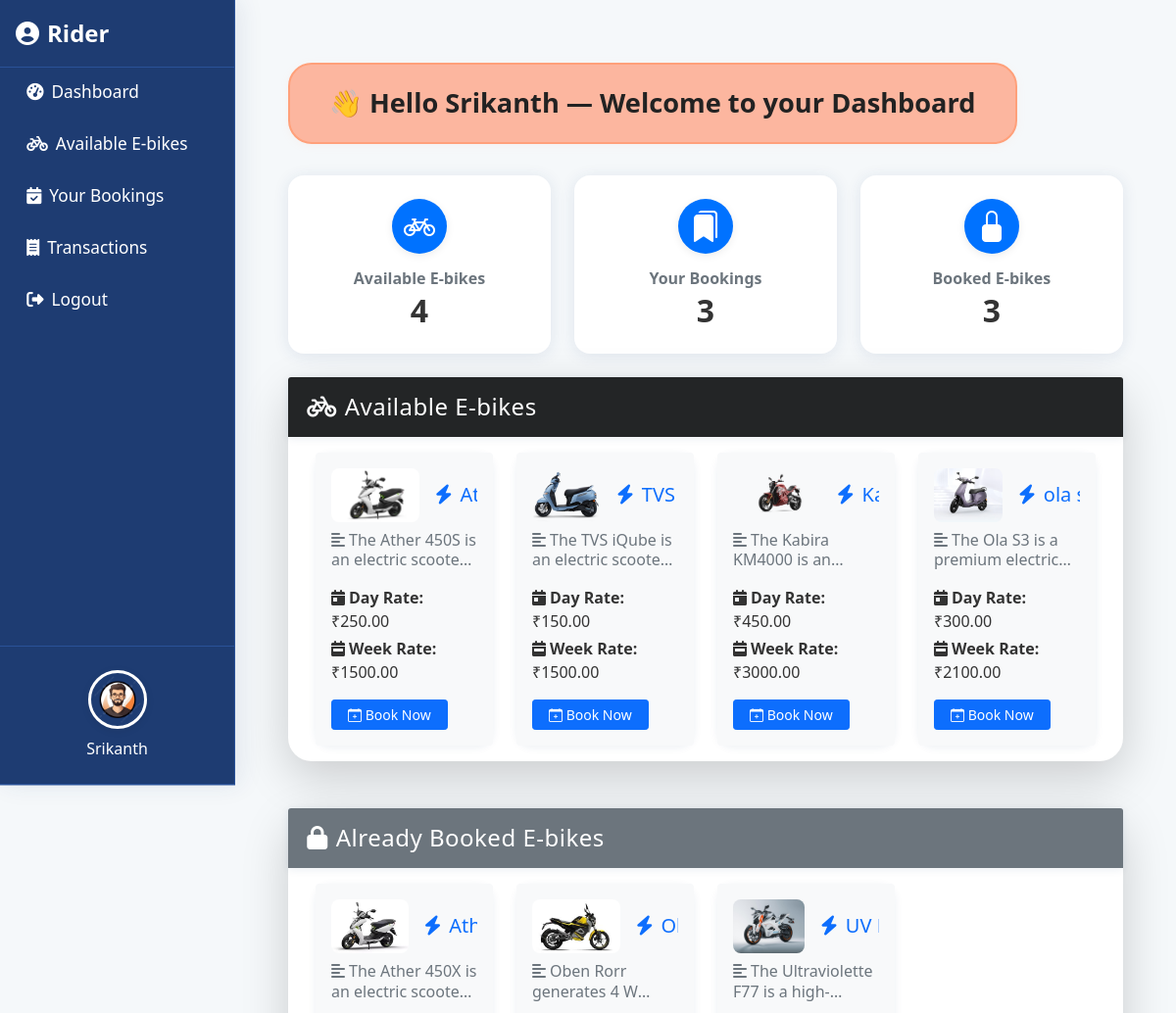
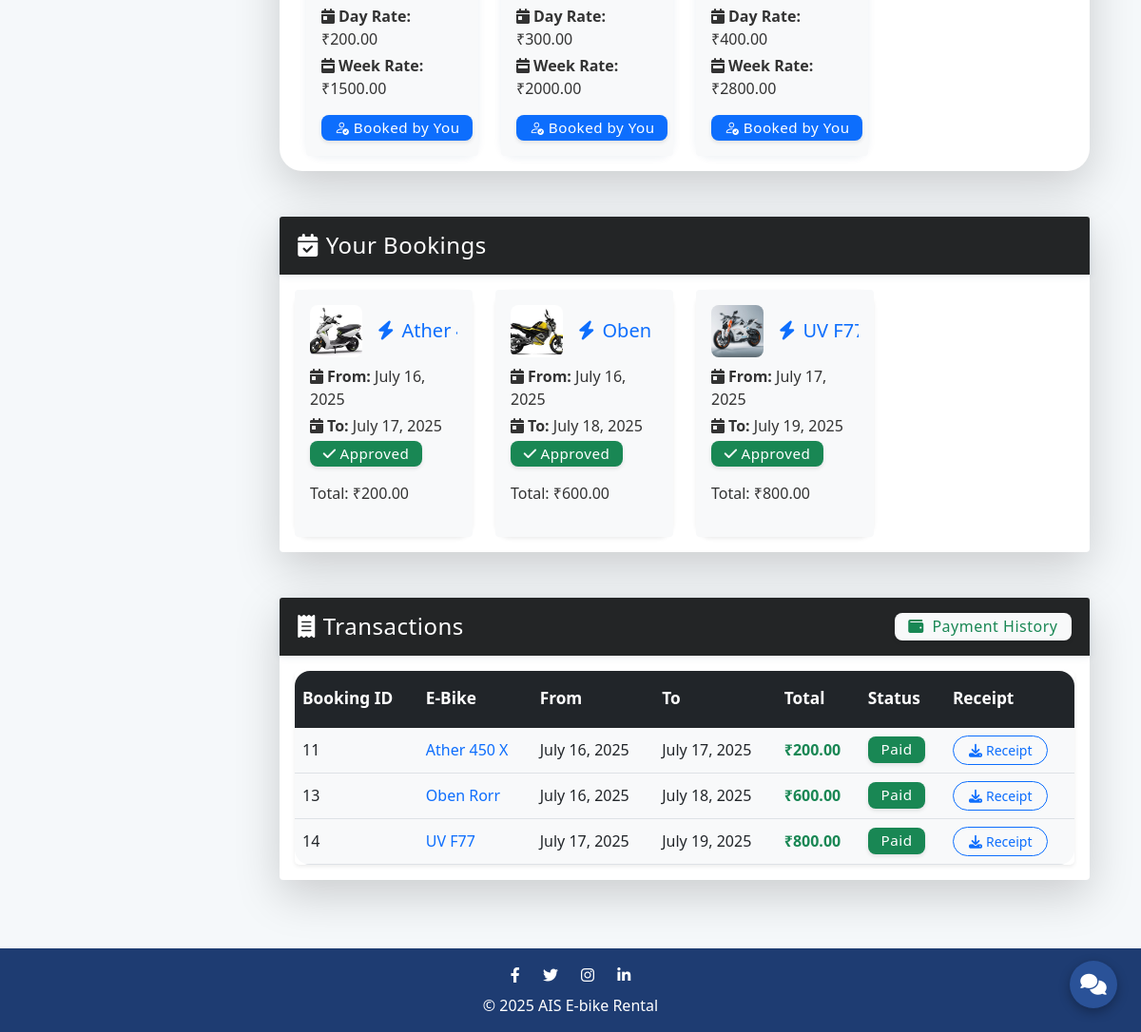
Before: /riders/dashboard/ (signed in) with the older database file (2 pictures, top to bottom).
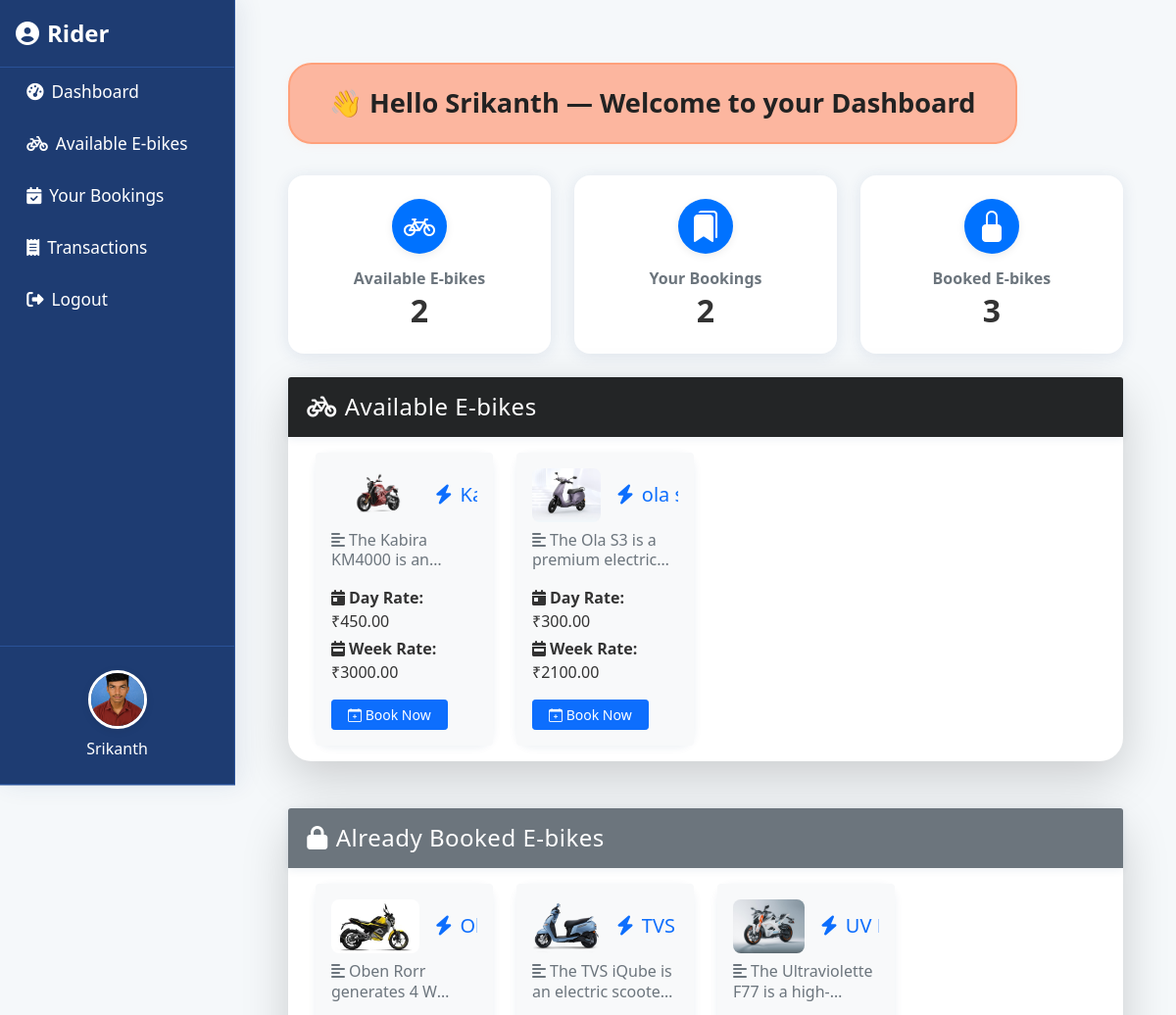
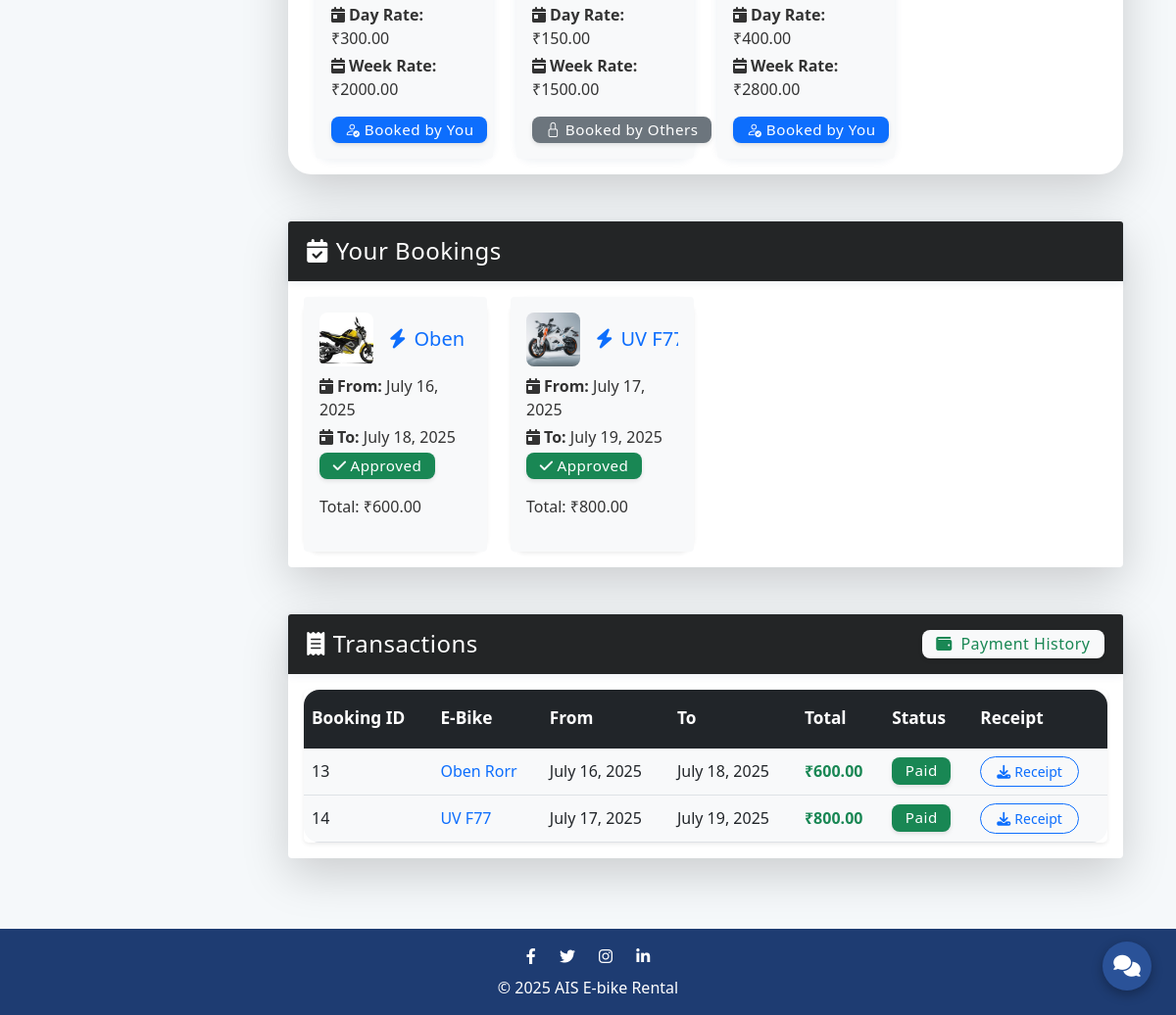
After: the same page with the newer database file (2 pictures, top to bottom).
### core/models.py (models this page shows)
class User(AbstractUser):
    is_rider = models.BooleanField(default=False)
    is_vehicle_provider = models.BooleanField(default=False)
    mobile_number = models.CharField(max_length=15)
    profile_image = models.ImageField(upload_to='profile_images/', blank=True, null=True)
    is_verified_provider = models.BooleanField(default=False, help_text="Admin verification status for vehicle providers")
    verification_notes = models.TextField(blank=True, null=True, help_text="Admin notes about verification")

class EBike(models.Model):
    name = models.CharField(max_length=100)
    description = models.TextField()
    price_per_day = models.DecimalField(max_digits=6, decimal_places=2)
    price_per_week = models.DecimalField(max_digits=6, decimal_places=2)
    image = models.ImageField(upload_to='ebikes/')
    provider = models.ForeignKey(User, on_delete=models.CASCADE, related_name='ebikes')
    is_available = models.BooleanField(default=True)

class Booking(models.Model):
    rider = models.ForeignKey(User, on_delete=models.CASCADE, related_name='bookings')
    ebike = models.ForeignKey(EBike, on_delete=models.CASCADE, related_name='bookings')
    start_date = models.DateField()
    end_date = models.DateField()
    total_price = models.DecimalField(max_digits=8, decimal_places=2)
    is_approved = models.BooleanField(default=False)
    is_paid = models.BooleanField(default=False)

### riders/views.py (the view)
# urls.py: path('dashboard/', views.rider_dashboard, name='rider_dashboard'),
def rider_dashboard(request):
    bookings = Booking.objects.filter(rider=request.user)  # Get bookings for the current rider
    all_booked_ebikes = EBike.objects.filter(bookings__is_approved=True).distinct()
    available_ebikes = EBike.objects.filter(is_available=True).exclude(id__in=all_booked_ebikes.values_list('id', flat=True))
    user_booked_ids = list(bookings.values_list('ebike_id', flat=True))
    unread_notification_count = Notification.objects.filter(recipient=request.user, is_read=False).count()
    notifications = Notification.objects.filter(recipient=request.user).order_by('-created_at')[:10]
    return render(request, 'riders/dashboard.html', {
        'bookings': bookings,
        'already_booked_ebikes': all_booked_ebikes,
        'user_booked_ids': user_booked_ids,
        'available_ebikes': available_ebikes,
        'unread_notification_count': unread_notification_count,
        'notifications': notifications,
    })

### core/context_processors.py (called while the page is built)
def unread_notification_count(request):
    try:
        Notification = apps.get_model('core', 'Notification')
        public_count = Notification.objects.filter(is_public=True).count()
        if request.user.is_authenticated:
            user_count = Notification.objects.filter(recipient=request.user, is_read=False).count()
            count = public_count + user_count
        else:
            count = public_count
    except Exception:
        count = 0
    return {'unread_notification_count': count}

### templates/riders/dashboard.html (shortened to what the changed rows need)
{% extends 'core/base.html' %}
{% block content %}
<div id="sidebar" class="sidebar bg-dark text-white">
  <div class="sidebar-profile text-center mt-auto mb-4 px-3">
    <img src="{% if request.user.profile_image %}{{ request.user.profile_image.url }}{% else %}https://api.dicebear.com/7.x/avataaars/svg?seed={{ request.user.username }}{% endif %}"
         alt="Profile" class="rounded-circle mb-2" style="width:60px; height:60px; object-fit:cover; cursor:pointer;" data-bs-toggle="modal" data-bs-target="#profileEditModal">
    <div class="fw-semibold">{{ request.user.username }}</div>
  </div>
</div>
<div class="main-content-with-sidebar">
  <div class="container-xxl py-4">
    <div class="text-center welcome-banner" id="dashboard-section">
      👋 Hello {{ request.user.username }} — Welcome to your Dashboard
    </div>
    <div class="row g-4 mb-4">
      <div class="col-md-4 col-12">
        <div class="card summary-card h-100 border-0 text-center">
          <div class="card-body py-4 d-flex flex-column align-items-center justify-content-center">
            <div class="icon-circle mb-3"><i class="bi bi-bicycle"></i></div>
            <h6 class="fw-bold text-secondary mb-1">Available E-bikes</h6>
            <h2 class="fw-bold mb-0">{{ available_ebikes|length }}</h2>
          </div>
        </div>
      </div>
      <div class="col-md-4 col-12">
        <div class="card summary-card h-100 border-0 text-center">
          <div class="card-body py-4 d-flex flex-column align-items-center justify-content-center">
            <div class="icon-circle mb-3"><i class="bi bi-bookmarks-fill"></i></div>
            <h6 class="fw-bold text-secondary mb-1">Your Bookings</h6>
            <h2 class="fw-bold mb-0">{{ bookings|length }}</h2>
          </div>
        </div>
      </div>
      <div class="col-md-4 col-12">
        <div class="card summary-card h-100 border-0 text-center">
          <div class="card-body py-4 d-flex flex-column align-items-center justify-content-center">
            <h2 class="fw-bold mb-0">{{ already_booked_ebikes|length }}</h2>
          </div>
        </div>
      </div>
    </div>
    <div class="row g-4 w-100 mx-0" id="ebikes-section">
      <div class="card shadow-lg border-0 w-100 px-0" style="border-radius: 1.5rem;">
          <div class="card-body overflow-auto" style="max-height: 60vh">
            <div class="row g-4 w-100 mx-0">
              {% for ebike in available_ebikes %}
                <div class="col-lg-3 col-md-4 col-sm-6 col-12">
                  <div class="card ebike-card border-0 h-100 animated-card">
                    <div class="card-body bg-light rounded">
                      <div class="d-flex align-items-center mb-2">
                        {% if ebike.image %}
                          <img src="{{ ebike.image.url }}" alt="E-bike" style="width: 90px; height: 55px; object-fit: cover; border-radius: 8px;" class="me-3" />
                        {% else %}
                          <img src="https://api.dicebear.com/7.x/icons/svg?seed={{ ebike.name }}" alt="E-bike" style="width: 90px; height: 55px; object-fit: cover; border-radius: 8px;" class="me-3" />
                        {% endif %}
                        <h5 class="card-title text-primary mb-0 bike-name-short" title="{{ ebike.name }}"><i class="fas fa-bolt me-2"></i>{{ ebike.name }}</h5>
                      </div>
                      <p class="card-text text-muted bike-desc-short"><i class="fas fa-align-left me-1"></i>{{ ebike.description|truncatewords:15 }}</p>
                      <p class="card-text mb-1"><i class="fas fa-calendar-day me-1"></i><strong>Day Rate:</strong> ₹{{ ebike.price_per_day }}</p>
                      <p class="card-text mb-2"><i class="fas fa-calendar-week me-1"></i><strong>Week Rate:</strong> ₹{{ ebike.price_per_week }}</p>
                      <a href="{% url 'book_ebike' ebike.id %}" class="btn btn-primary btn-sm mt-2 px-3 fw-semibold" data-bs-toggle="tooltip" title="Book Now"><i class="bi bi-calendar-plus"></i> Book Now</a>
                    </div>
                  </div>
                </div>
              {% empty %}
                <div class="col-12 text-center text-muted">No e-bikes available at the moment.</div>
              {% endfor %}
            </div>
          </div>
        </div>
    </div>
    <div class="row g-4 w-100 mx-0 mt-4" id="already-booked-ebikes-section">
      <div class="card shadow-lg border-0 w-100 px-0" style="border-radius: 1.5rem;">
          <div class="card-body overflow-auto" style="max-height: 60vh">
            <div class="row g-4 w-100 mx-0">
              {% for ebike in already_booked_ebikes %}
                <div class="col-lg-3 col-md-4 col-sm-6 col-12">
                  <div class="card ebike-card border-0 h-100 animated-card">
                    <div class="card-body bg-light rounded">
                      <div class="d-flex align-items-center mb-2">
                        {% if ebike.image %}
                          <img src="{{ ebike.image.url }}" alt="E-bike" style="width: 90px; height: 55px; object-fit: cover; border-radius: 8px;" class="me-3" />
                        {% else %}
                          <img src="https://api.dicebear.com/7.x/icons/svg?seed={{ ebike.name }}" alt="E-bike" style="width: 90px; height: 55px; object-fit: cover; border-radius: 8px;" class="me-3" />
                        {% endif %}
                        <h5 class="card-title text-primary mb-0 bike-name-short" title="{{ ebike.name }}"><i class="fas fa-bolt me-2"></i>{{ ebike.name }}</h5>
                      </div>
                      <p class="card-text text-muted bike-desc-short"><i class="fas fa-align-left me-1"></i>{{ ebike.description|truncatewords:15 }}</p>
                      <p class="card-text mb-1"><i class="fas fa-calendar-day me-1"></i><strong>Day Rate:</strong> ₹{{ ebike.price_per_day }}</p>
                      <p class="card-text mb-2"><i class="fas fa-calendar-week me-1"></i><strong>Week Rate:</strong> ₹{{ ebike.price_per_week }}</p>
                      {% if ebike.id in user_booked_ids %}
                        <span class="badge bg-primary mt-2"><i class="bi bi-person-check"></i> Booked by You</span>
                      {% else %}
                        <span class="badge bg-secondary mt-2"><i class="bi bi-lock"></i> Booked by Others</span>
                      {% endif %}
                    </div>
                  </div>
                </div>
              {% empty %}
                <div class="col-12 text-center text-muted">You have not booked any e-bikes yet.</div>
              {% endfor %}
            </div>
          </div>
        </div>
    </div>
    <div class="row g-4 mt-4" id="bookings-section">
      <div class="col-12">
        <div class="card shadow-lg border-0">
          <div class="card-body overflow-auto" style="max-height: 60vh">
            <div class="row g-4">
              {% for booking in bookings %}
                <div class="col-lg-3 col-md-4 col-sm-6 col-12">
                  <div class="card booking-card border-0 h-100 shadow-sm animated-card">
                    <div class="card-body bg-light rounded">
                      <div class="d-flex align-items-center mb-2">
                        {% if booking.ebike.image %}
                          <img src="{{ booking.ebike.image.url }}" alt="{{ booking.ebike.name }}" style="width: 55px; height: 55px; object-fit: cover; border-radius: 8px;" class="me-3" />
                        {% else %}
                          <img src="https://api.dicebear.com/7.x/icons/svg?seed={{ booking.ebike.name }}" alt="{{ booking.ebike.name }}" style="width: 55px; height: 55px; object-fit: cover; border-radius: 8px;" class="me-3" />
                        {% endif %}
                        <h5 class="card-title text-primary mb-0 bike-name-short" title="{{ booking.ebike.name }}"><i class="fas fa-bolt me-2"></i>{{ booking.ebike.name }}</h5>
                      </div>
                      <p class="card-text mb-1"><i class="fas fa-calendar-day me-1"></i><strong>From:</strong> {{ booking.start_date }}</p>
                      <p class="card-text mb-1"><i class="fas fa-calendar-day me-1"></i><strong>To:</strong> {{ booking.end_date }}</p>
                      <span class="badge {% if booking.is_approved %}bg-success{% else %}bg-warning text-dark{% endif %}">
                        {% if booking.is_approved %}<i class="fas fa-check me-1"></i>Approved{% else %}<i class="fas fa-hourglass-half me-1"></i>Pending{% endif %}
                      </span>
                      <div class="mt-3">
                        <span class="fw-semibold">Total: ₹{{ booking.total_price }}</span>
                      </div>
                    </div>
                  </div>
                </div>
              {% empty %}
                <div class="col-12 text-center text-muted">No bookings yet.</div>
              {% endfor %}
            </div>
          </div>
        </div>
      </div>
    </div>
    <div class="row g-4 mt-4" id="transactions-section">
      <div class="col-12">
        <div class="card shadow-lg border-0">
          <div class="card-body overflow-auto" style="max-height: 60vh">
            <div class="table-responsive rounded-3 shadow-sm">
              <table class="table table-hover align-middle mb-0" style="border-radius: 1rem; overflow: hidden;">
                <thead class="table-dark text-white" style="font-size: 1.08rem;">
                  <tr>
                    <th class="py-3">Booking ID</th>
                    <th class="py-3">E-Bike</th>
                    <th class="py-3">From</th>
                    <th class="py-3">To</th>
                    <th class="py-3">Total</th>
                    <th class="py-3">Status</th>
                    <th class="py-3">Receipt</th>
                  </tr>
                </thead>
                <tbody>
                  {% for booking in bookings %}
                    {% if booking.is_paid %}
                    <tr style="background: #f8f9fa;">
                      <td class="fw-semibold">{{ booking.id }}</td>
                      <td class="fw-semibold text-primary">{{ booking.ebike.name }}</td>
                      <td>{{ booking.start_date }}</td>
                      <td>{{ booking.end_date }}</td>
                      <td class="fw-bold text-success">&#8377;{{ booking.total_price }}</td>
                      <td><span class="badge bg-success">Paid</span></td>
                      <td>
                        <a href="{% url 'download_receipt' booking.id %}" class="btn btn-outline-primary btn-sm rounded-pill px-3"><i class="fas fa-download me-1"></i>Receipt</a>
                      </td>
                    </tr>
                    {% endif %}
                  {% empty %}
                    <tr><td colspan="7" class="text-center text-muted">No transactions found.</td></tr>
                  {% endfor %}
                </tbody>
              </table>
            </div>
          </div>
        </div>
      </div>
    </div>
  </div>
</div>
<link href="https://cdn.jsdelivr.net/npm/bootstrap@5.1.3/dist/css/bootstrap.min.css" rel="stylesheet">
<link href="https://cdnjs.cloudflare.com/ajax/libs/font-awesome/6.4.0/css/all.min.css" rel="stylesheet">
{% endblock %}

Changed rows visible on the page:
removed EBike: image (picture), description "The Ather 450S is an electric…", price_per_day "250.00", price_per_week "1500.00", shown under "Available E-bikes"
removed EBike: image (picture), description "The Ather 450X is an electric…", price_per_day "200.00", price_per_week "1500.00", shows "Booked by You", shown under "Already Booked E-bikes"
removed Booking: ebike.image (picture), ebike.name "Ath…", start_date "July 16, 2025", end_date "July 17, 2025", is_approved True (drawn), total_price "200.00", id "11", ebike.name "Ather 450 X"
changed User "Srikanth": profile_image: a different picture
shown differently, row unchanged: EBike "The TVS iQube is an electric…": moves from the list under "Available E-bikes" to the list under "Already Booked E-bikes"
Other visible differences:
{{ available_ebikes|length }}: "4" → "2"
{{ bookings|length }}: "3" → "2"
